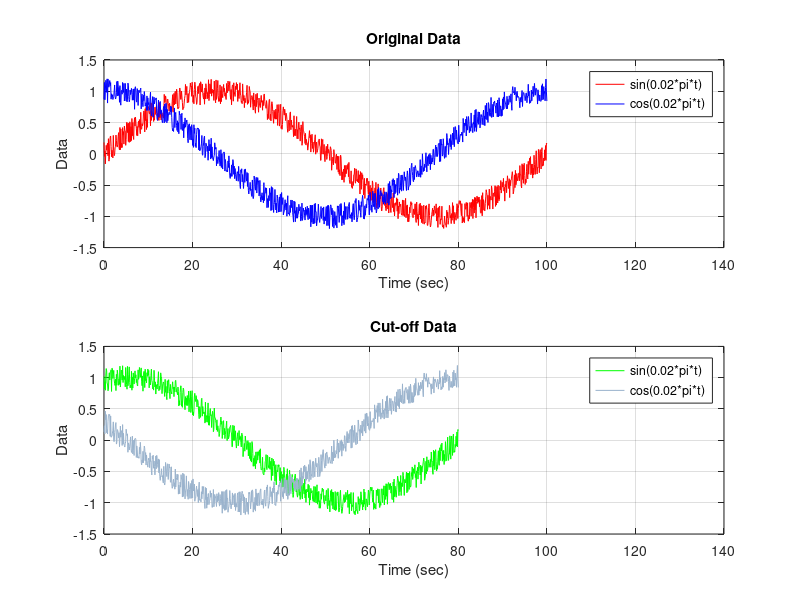

Write the MATLAB code that produced this figure.
% Step1
t = (0:0.1:100)'; % Time column vector

% Step2
y1 = sin(0.02*pi*t)+0.4*rand(size(t))-0.2; % y1
y2 = cos(0.02*pi*t)+0.4*rand(size(t))-0.2; % y2


%Step3
t_new = t(201:end)-t(201); % Cut-off first 20s
y1_new = y1(201:end); %Cut-off sin wave
y2_new = y2(201:end); % Cut-off cos wave


%Step 4
data_new = [t_new y1_new y2_new];  % n×3 matrix


%Step 5
figure;
subplot(2,1,1); %First plot in a 2-row, 1-column layout, 1st fig
plot(t, y1, 'r');
hold on;
plot(t, y2, 'b');
hold on; %blue & red
title('Original Data');
xlabel('Time (sec)');
ylabel('Data');
xlim([0 140]);
ylim([-1.5 1.5]);
grid on;
legend('sin(0.02*pi*t)', 'cos(0.02*pi*t)');




%Step 6
subplot(2,1,2);%Second plot
plot(t_new, y1_new, 'g');
hold on;
plot(t_new, y2_new, 'color', [0.6 0.7 0.8]);
hold on;
title('Cut-off Data');
xlabel('Time (sec)');
ylabel('Data');
xlim([0 140]);
ylim([-1.5 1.5]);
grid on;
legend('sin(0.02*pi*t)', 'cos(0.02*pi*t)');